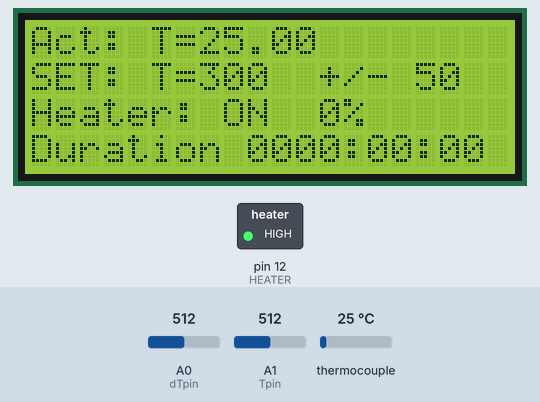
A sketch run on a simulated Arduino Leonardo, built with avr-gcc and run on an emulated ATmega32U4. On the bench: 20×4 character LCD, switched loads named in the sketch (green lamp = pin HIGH). Inputs (shaded band) come from the test bench; at power-on: thermocouple 25 °C, A0 (dTpin) = 512, A1 (Tpin) = 512. What the sketch prints to the serial monitor is not drawn.

Above: at 1.7 s.
1.8 s: thermocouple set to 6 °C
At 3.1 s:
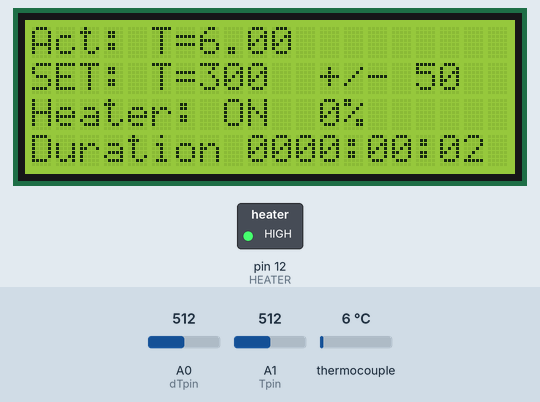
5.3 s: A0 (dTpin) set to 610
At 6.3 s:
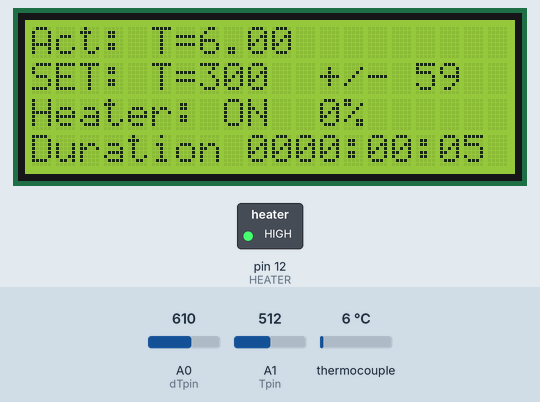
8.5 s: A1 (Tpin) set to 610
At 10.0 s:
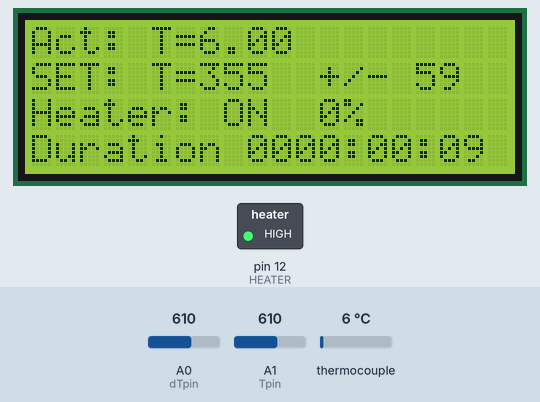
11.8 s: thermocouple set to 75 °C
At 13.3 s:
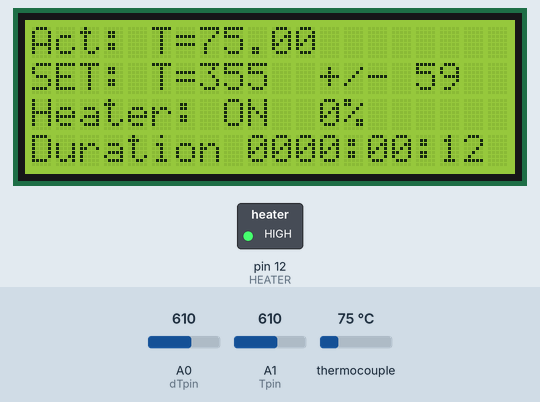
15.0 s: A1 (Tpin) set to 36
At 15.9 s:
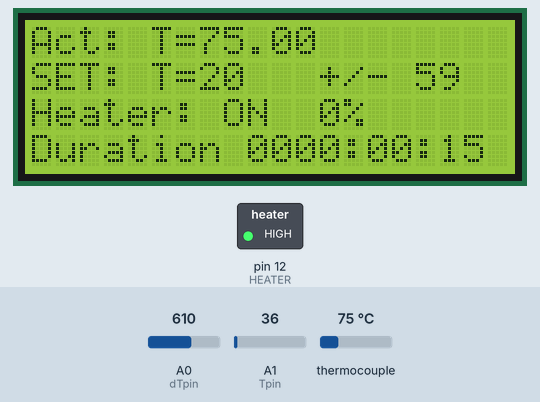
18.2 s: A1 (Tpin) set to 30
At 19.2 s:
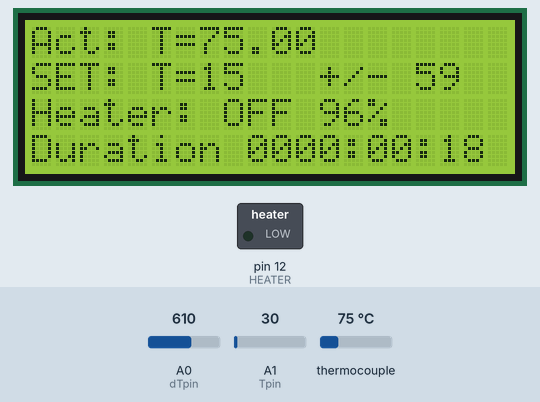
Timing chart, 0 to 21.2 s (numbered marks = the images above; inputs shaded):
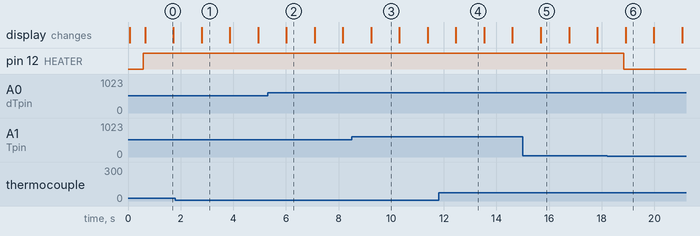

The sketch:

TermoCouple_LCD_regulation.ino
```cpp
#include <SPI.h>
#include "Adafruit_MAX31855.h"
#include <Wire.h>
#include <LiquidCrystal_I2C.h>
//!!! Change LiquidCrystal_I2C.cpp at line 19 instead of "return 0;" should be: return 1;

// Default connection is using software SPI, but comment and uncomment one of
// the two examples below to switch between software SPI and hardware SPI:

// Example creating a thermocouple instance with software SPI on any three
// digital IO pins.
#define MAXDO   5
#define MAXCS   4
#define MAXCLK  3

#define HEATER  12

//analog pins
#define Tpin A1
#define dTpin A0

int Tread;
int dTread;
int maxRealRead = 1018;

int Tmin = 0;
int Tmax = 600;
int dTmin = 0;
int dTmax = 100;

int Tset;
int dTset;

char* hh;
char* mm;
char* ss;

bool isHeaterOn=false;

unsigned long time;
unsigned long lastHeaterOnDuration;
unsigned long lastHeaterOffDuration;
unsigned long heaterSwitchedOnTime;
unsigned long heaterSwitchedOffTime;

// initialize the Thermocouple
Adafruit_MAX31855 thermocouple(MAXCLK, MAXCS, MAXDO);

LiquidCrystal_I2C lcd(0x27,20,4);  // set the LCD address to 0x27 for a 16 chars and 2 line display

// Example creating a thermocouple instance with hardware SPI
// on a given CS pin.
//#define MAXCS   10
//Adafruit_MAX31855 thermocouple(MAXCS);

void setup() {
  pinMode(HEATER, OUTPUT);

  SetHeater(true);
  SetHeater(false);

  Serial.begin(9600);

  hh = "00";
  mm = "00";
  ss = "00";

  while (!Serial) delay(1); // wait for Serial on Leonardo/Zero, etc

  lcd.begin();                      // initialize the lcd
  lcd.backlight();
  //lcd.setCursor(5, 0);
  //lcd.print("TERMOMETR");

  Serial.println("time;temperature;heaterIsOn;heaterPersentage");
  // wait for MAX chip to stabilize
  delay(500);
}

int ConvertToPhisicalValue(int xMax, int xMin, int xRead )
{
    if(xRead == 0)
      return (int) xMin;

    if(xRead >= maxRealRead)
      return (int) xMax;

    double result = ((((double)xMax - (double)xMin)/maxRealRead)*(xRead));
    return (int) result;
}

void PrintLcdData(double actualTemperature)
{
  //lcd.clear();

  //Actual Temperature
  lcd.setCursor(0, 0);
  lcd.print("Act: T=");
  if (isnan(actualTemperature)) {
    lcd.print("error");
  } else {
    lcd.print(actualTemperature);
  }
  lcd.print("     ");


  //Temperature set
  lcd.setCursor(0, 1);
  lcd.print("SET: T=");
  lcd.print(Tset);
  lcd.print("   ");

  //Delta temperatura set
  lcd.setCursor(12, 1);
  lcd.print("+/- ");
  lcd.print(dTset);
  lcd.print("   ");


  //heater
  lcd.setCursor(0, 2); //set cursor to 3-nd row
  lcd.print("Heater: ");
  if(isHeaterOn)
  {
    lcd.print("ON");
  }
  else
  {
    lcd.print("OFF");
  }
  lcd.print(" ");


  //heater %
  lcd.setCursor(12, 2);
  lcd.print(CalculateHeaterPercentage());
  lcd.print("% ");

  //time
  lcd.setCursor(0, 3); //set cursor to 4 row
  lcd.print("Duration ");
  //lcd.print((int) time/1000);
  lcd.print(TimeToString(time/1000));

}

void CalculateTime(){
  time = millis();
  //double seconds = time/1000;
  //int h = (int) seconds /3600;
  //seconds = seconds - h * 3600;
  //int m = (int) seconds / 60;
  //int s = (int) seconds - m * 60;

}

char * TimeToString(unsigned long t)
{
 static char str[12];
 long h = t / 3600;
 t = t % 3600;
 int m = t / 60;
 int s = t % 60;
 sprintf(str, "%04ld:%02d:%02d", h, m, s);
 return str;
}

void ReadPotinciometers()
{
   Tread = analogRead(Tpin);
   dTread = analogRead(dTpin);

   int tmpTset = ConvertToPhisicalValue(Tmax , Tmin, Tread);

   //step = 5
   Tset = 10 * ((int) (tmpTset/10));
   if(tmpTset % 10 >= 5 )
   {
     Tset +=5;
   }

   dTset = ConvertToPhisicalValue(dTmax , dTmin, dTread);

}

void SetHeater(bool isOn)
{
  if (isOn == isHeaterOn)
  {
    return;
  }

  CalculateTime();

  //turn ON/OFF heater
   if(isOn)
   {
      digitalWrite(HEATER, HIGH);
      heaterSwitchedOnTime = time;

      lastHeaterOffDuration = time - heaterSwitchedOffTime;
   }
   else
   {
      digitalWrite(HEATER, LOW);
      heaterSwitchedOffTime = time;

      lastHeaterOnDuration = time - heaterSwitchedOnTime;
   }


   isHeaterOn = isOn;

}

int CalculateHeaterPercentage()
{

  if(lastHeaterOnDuration + lastHeaterOffDuration == 0)
  {
    return 0;
  }

  int result = (int)(lastHeaterOnDuration * 100 / (lastHeaterOnDuration + lastHeaterOffDuration));
  return result;
}

void loop() {

   ReadPotinciometers();

//   double tInternal = thermocouple.readInternal();

   double c = thermocouple.readCelsius();

   CalculateTime();

   //turn ON/OFF heater
   if(c > Tset + dTset)
   {
     SetHeater(false);
   }

   if(c < Tset - dTset)
   {
     SetHeater(true);
   }


   if (!isnan(c)) {
     //Serial.print(time/1000);
     Serial.print(TimeToString(time/1000));

     Serial.print(";");
     Serial.print(c);

     Serial.print(";");
     Serial.print(isHeaterOn);

     Serial.print(";");
     Serial.print(CalculateHeaterPercentage());
     Serial.println("%");
   }

   PrintLcdData(c);

   delay(1000);
}
```

Measured:
- the behaviour switches between 34 and 33 on A1 (Tpin) (found by bisection; images 5 and 6)
- after the input at 18.2 s, pin 12 (HEATER): HIGH → LOW after 0.63 s; the display: changes after 0.70 s (image 6)
- what the display in image 0 shows lasts 1.0 s, from 0.7 s to 1.7 s
